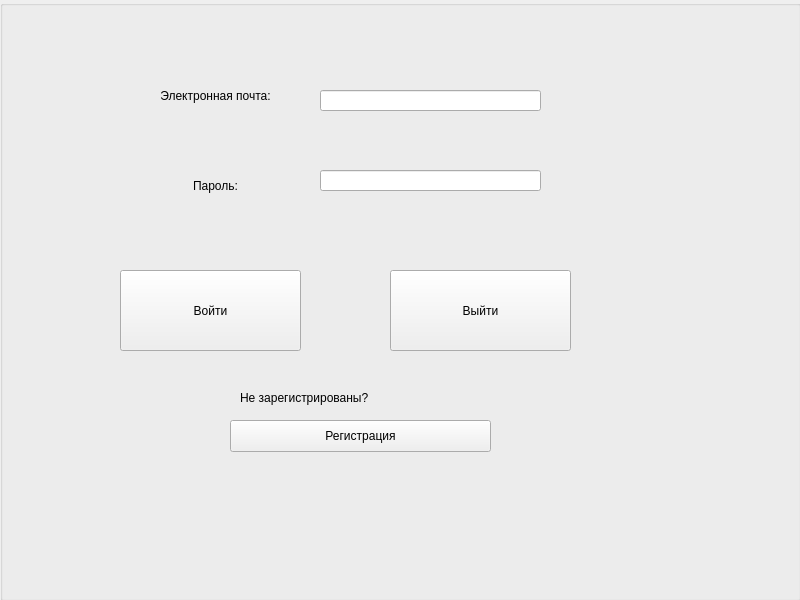
<?xml version="1.0" encoding="UTF-8"?>
<ui version="4.0">
 <class>LoginWidget</class>
 <widget class="QWidget" name="LoginWidget">
  <property name="geometry">
   <rect>
    <x>0</x>
    <y>0</y>
    <width>800</width>
    <height>600</height>
   </rect>
  </property>
  <property name="sizePolicy">
   <sizepolicy hsizetype="Preferred" vsizetype="Preferred">
    <horstretch>0</horstretch>
    <verstretch>0</verstretch>
   </sizepolicy>
  </property>
  <property name="windowTitle">
   <string>Form</string>
  </property>
  <widget class="QGroupBox" name="mainBox">
   <property name="geometry">
    <rect>
     <x>0</x>
     <y>0</y>
     <width>801</width>
     <height>601</height>
    </rect>
   </property>
   <property name="title">
    <string/>
   </property>
   <widget class="QLabel" name="mailLabel">
    <property name="geometry">
     <rect>
      <x>130</x>
      <y>60</y>
      <width>171</width>
      <height>71</height>
     </rect>
    </property>
    <property name="text">
     <string>Электронная почта:</string>
    </property>
    <property name="alignment">
     <set>Qt::AlignmentFlag::AlignCenter</set>
    </property>
   </widget>
   <widget class="QLabel" name="passwordLabel">
    <property name="geometry">
     <rect>
      <x>130</x>
      <y>150</y>
      <width>171</width>
      <height>71</height>
     </rect>
    </property>
    <property name="text">
     <string>Пароль:</string>
    </property>
    <property name="alignment">
     <set>Qt::AlignmentFlag::AlignCenter</set>
    </property>
   </widget>
   <widget class="QLineEdit" name="mailLine">
    <property name="geometry">
     <rect>
      <x>320</x>
      <y>90</y>
      <width>221</width>
      <height>21</height>
     </rect>
    </property>
   </widget>
   <widget class="QLineEdit" name="passwordLine">
    <property name="geometry">
     <rect>
      <x>320</x>
      <y>170</y>
      <width>221</width>
      <height>21</height>
     </rect>
    </property>
    <property name="echoMode">
     <enum>QLineEdit::EchoMode::Password</enum>
    </property>
   </widget>
   <widget class="QPushButton" name="loginPB">
    <property name="geometry">
     <rect>
      <x>120</x>
      <y>270</y>
      <width>181</width>
      <height>81</height>
     </rect>
    </property>
    <property name="text">
     <string>Войти</string>
    </property>
   </widget>
   <widget class="QPushButton" name="exitPB">
    <property name="geometry">
     <rect>
      <x>390</x>
      <y>270</y>
      <width>181</width>
      <height>81</height>
     </rect>
    </property>
    <property name="text">
     <string>Выйти</string>
    </property>
   </widget>
   <widget class="QLabel" name="registerLabel">
    <property name="geometry">
     <rect>
      <x>240</x>
      <y>390</y>
      <width>241</width>
      <height>16</height>
     </rect>
    </property>
    <property name="text">
     <string>Не зарегистрированы?</string>
    </property>
   </widget>
   <widget class="QPushButton" name="registerPB">
    <property name="geometry">
     <rect>
      <x>230</x>
      <y>420</y>
      <width>261</width>
      <height>32</height>
     </rect>
    </property>
    <property name="text">
     <string>Регистрация</string>
    </property>
   </widget>
  </widget>
 </widget>
 <resources/>
 <connections/>
</ui>
